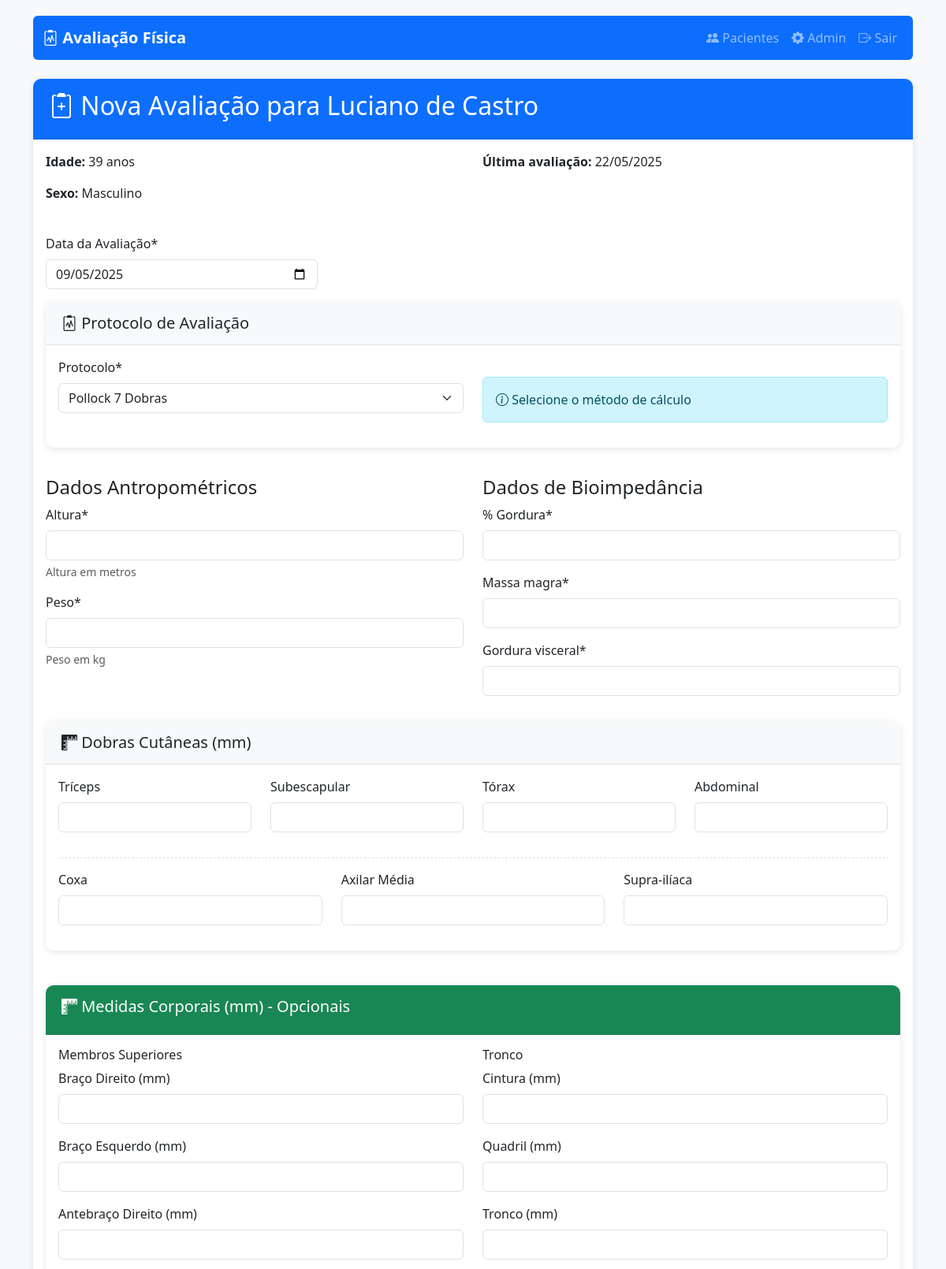
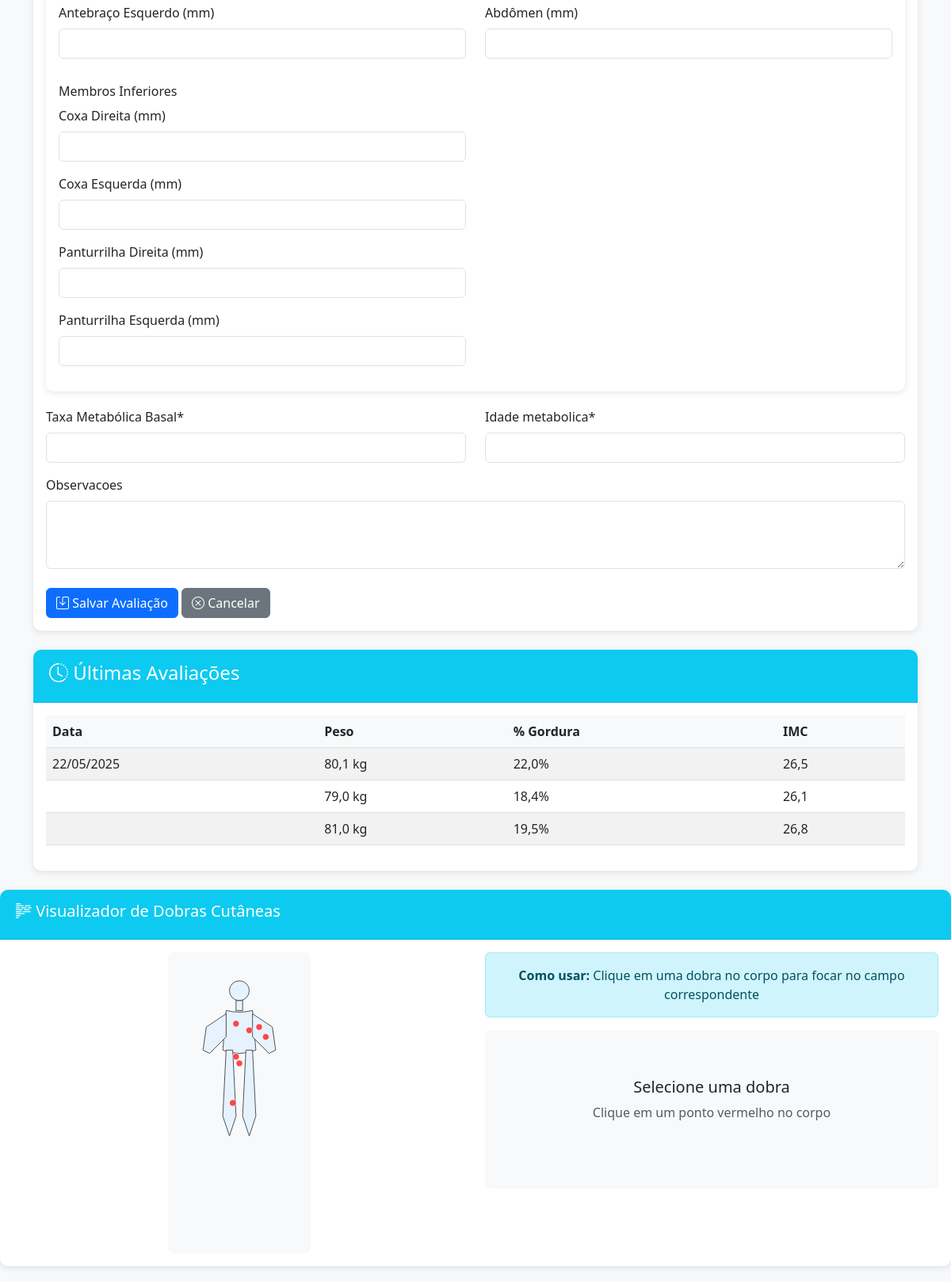
/pacientes/1/avaliacao/nova/ (signed in), run on the app's committed database (2 pictures, top to bottom).
### avaliacao/models.py (models this page shows, shortened)
class Paciente(models.Model):
    SEXO_CHOICES = [('M', 'Masculino'), ('F', 'Feminino')]
    nome = models.CharField(max_length=100)
    sexo = models.CharField(max_length=1, choices=SEXO_CHOICES)
    data_nascimento = models.DateField()
    telefone = models.CharField(max_length=15, blank=True)
    email = models.EmailField(blank=True)
    observacoes = models.TextField(blank=True)
    @property
    def idade(self):
        hoje = date.today()
        return hoje.year - self.data_nascimento.year - (
            (hoje.month, hoje.day) < (self.data_nascimento.month, self.data_nascimento.day)
        )

class Avaliacao(models.Model):
    PROTOCOLOS = [
        ('POLLOCK_7', 'Pollock 7 Dobras'),
        ('FALKNER_4', 'Falkner 4 Dobras'),
    ]
    protocolo = models.CharField(
        max_length=10,
        choices=PROTOCOLOS,
        default='POLLOCK_7'
    )
    paciente = models.ForeignKey(Paciente, on_delete=models.CASCADE, related_name='avaliacoes')
    data_avaliacao = models.DateField()  # Removido o 'default' (agora será obrigatório preencher)
    altura = models.FloatField(help_text="Altura em metros")
    peso = models.FloatField(help_text="Peso em kg")
    percentual_gordura = models.FloatField(verbose_name="% Gordura")
    massa_magra = models.FloatField()
    gordura_visceral = models.IntegerField()
    tmb = models.IntegerField(verbose_name="Taxa Metabólica Basal")
    idade_metabolica = models.IntegerField()
    observacoes = models.TextField(blank=True)
    torax = models.FloatField('Tórax', null=True, blank=True)
    triceps = models.FloatField('Tríceps', null=True, blank=True)
    abdominal = models.FloatField('Abdominal', null=True, blank=True)
    coxa = models.FloatField('Coxa', null=True, blank=True)
    axilar_media = models.FloatField('Axilar Média', null=True, blank=True)
    subescapular = models.FloatField('Subescapular', null=True, blank=True)
    suprailiaca = models.FloatField('Supra-ilíaca', null=True, blank=True)
    braco_direito = models.FloatField('Braço Direito (mm)', null=True, blank=True)
    braco_esquerdo = models.FloatField('Braço Esquerdo (mm)', null=True, blank=True)
    antebraco_direito = models.FloatField('Antebraço Direito (mm)', null=True, blank=True)
    antebraco_esquerdo = models.FloatField('Antebraço Esquerdo (mm)', null=True, blank=True)
    cintura = models.FloatField('Cintura (mm)', null=True, blank=True)
    quadril = models.FloatField('Quadril (mm)', null=True, blank=True)
    tronco = models.FloatField('Tronco (mm)', null=True, blank=True)
    abdomen = models.FloatField('Abdômen (mm)', null=True, blank=True)
    coxa_direita = models.FloatField('Coxa Direita (mm)', null=True, blank=True)
    coxa_esquerda = models.FloatField('Coxa Esquerda (mm)', null=True, blank=True)
    panturrilha_direita = models.FloatField('Panturrilha Direita (mm)', null=True, blank=True)
    panturrilha_esquerda = models.FloatField('Panturrilha Esquerda (mm)', null=True, blank=True)
    class Meta:
        ordering = ['-data_avaliacao']
    @property
    def imc(self):
        return self.peso / (self.altura ** 2)

### avaliacao/views.py (the view)
# urls.py: path('pacientes/<int:paciente_id>/avaliacao/nova/', views.nova_avaliacao, name='nova_avaliacao'),
@login_required
def nova_avaliacao(request, paciente_id):
    paciente = get_object_or_404(Paciente, pk=paciente_id)
    if request.method == 'POST':
        print("Dados recebidos:", request.POST)  # Debug: imprime os dados do formulário
        form = AvaliacaoForm(request.POST)
        if form.is_valid():
            avaliacao = form.save(commit=False)
            avaliacao.paciente = paciente
            if avaliacao.protocolo and any([
                avaliacao.triceps, avaliacao.subescapular,
                avaliacao.torax, avaliacao.abdominal,
                avaliacao.coxa, avaliacao.axilar_media,
                avaliacao.suprailiaca
            ]):
                soma_dobras = sum([
                    avaliacao.triceps or 0,
                    avaliacao.subescapular or 0,
                    avaliacao.torax or 0,
                    avaliacao.abdominal or 0,
                    avaliacao.coxa or 0,
                    avaliacao.axilar_media or 0,
                    avaliacao.suprailiaca or 0
                ])
                percentual, _ = calcular_gordura(
                soma_dobras if avaliacao.protocolo == 'POLLOCK_7' else (avaliacao.triceps + avaliacao.subescapular + avaliacao.torax + avaliacao.abdominal),
                paciente.idade,
                paciente.sexo,
                avaliacao.protocolo
                )
                avaliacao.percentual_gordura = percentual
            avaliacao.save()
            return redirect('avaliacao:historico_avaliacoes', paciente_id=paciente.id)
        else:
            print("Erros do formulário:", form.errors.as_json())  # Debug: imprime os erros do formulário
    else:
        form = AvaliacaoForm()
    return render(request, 'avaliacao/form_avaliacao.html', {
        'form': form,
        'paciente': paciente,
        'avaliacoes_anteriores': Avaliacao.objects.filter(paciente=paciente).order_by('-data_avaliacao')[:3],
        'titulo': f'Nova Avaliação - {paciente.nome}'
    })

### avaliacao/templates/avaliacao/form_avaliacao.html (shortened to what this page needs)
{% extends 'avaliacao/base.html' %}
{% load crispy_forms_tags %}
{% block content %}
<div class="card mb-4">
    <div class="card-header bg-primary text-white">
        <h2>
            <i class="bi bi-clipboard2-plus"></i>
            Nova Avaliação para {{ paciente.nome }}
        </h2>
    </div>
    <div class="card-body">
        <div class="row mb-4">
            <div class="col-md-6">
                <p><strong>Idade:</strong> {{ paciente.idade }} anos</p>
                <p><strong>Sexo:</strong> {{ paciente.get_sexo_display }}</p>
            </div>
            <div class="col-md-6">
                <p><strong>Última avaliação:</strong>
                   {% if avaliacoes_anteriores %}
                       {{ avaliacoes_anteriores.0.data_avaliacao|date:"d/m/Y" }}
                   {% else %}
                       Nenhuma avaliação anterior
                   {% endif %}
                </p>
            </div>
        </div>
        <form method="post">
            <div class="row mb-3">
                <div class="col-md-4">
                    <label for="id_data_avaliacao" class="form-label">Data da Avaliação*</label>
                    <input type="date"
                           name="data_avaliacao"
                           id="id_data_avaliacao"
                           class="form-control {% if form.data_avaliacao.errors %}is-invalid{% endif %}"
                           value="{{ form.data_avaliacao.value|date:'Y-m-d' }}"
                           required>
                </div>
            </div>
            <div class="row mb-3">
                <div class="col-md-12">
                    <div class="card">
                        <div class="card-header bg-light">
                            <h5 class="mb-0">
                                <i class="bi bi-clipboard2-pulse"></i> Protocolo de Avaliação
                            </h5>
                        </div>
                        <div class="card-body">
                            <div class="row">
                                <div class="col-md-6">
                                    {{ form.protocolo|as_crispy_field }}
                                </div>
                                <div class="col-md-6">
                                    <div class="alert alert-info mt-md-4">
                                        <i class="bi bi-info-circle"></i> Selecione o método de cálculo
                                    </div>
                                </div>
                            </div>
                        </div>
                    </div>
                </div>
            </div>
            <div class="row">
                <div class="col-md-6">
                    <h4>Dados Antropométricos</h4>
                    {{ form.altura|as_crispy_field }}
                    {{ form.peso|as_crispy_field }}
                </div>
                <div class="col-md-6">
                    <h4>Dados de Bioimpedância</h4>
                    {{ form.percentual_gordura|as_crispy_field }}
                    {{ form.massa_magra|as_crispy_field }}
                    {{ form.gordura_visceral|as_crispy_field }}
                </div>
            </div>
            <div class="row mt-3">
                <div class="col-md-12">
                    <div class="card">
                        <div class="card-header bg-light">
                            <h5 class="mb-0">
                                <i class="bi bi-rulers"></i> Dobras Cutâneas (mm)
                            </h5>
                        </div>
                        <div class="card-body">
                            <div class="row">
                                <div class="col-md-3">
                                    {{ form.triceps|as_crispy_field }}
                                </div>
                                <div class="col-md-3">
                                    {{ form.subescapular|as_crispy_field }}
                                </div>
                                <div class="col-md-3">
                                    {{ form.torax|as_crispy_field }}
                                </div>
                                <div class="col-md-3">
                                    {{ form.abdominal|as_crispy_field }}
                                </div>
                            </div>
                            <div id="pollock-extra-fields" style="display: none;">
                                <div class="row mt-3">
                                    <div class="col-md-4">
                                        {{ form.coxa|as_crispy_field }}
                                    </div>
                                    <div class="col-md-4">
                                        {{ form.axilar_media|as_crispy_field }}
                                    </div>
                                    <div class="col-md-4">
                                        {{ form.suprailiaca|as_crispy_field }}
                                    </div>
                                </div>
                            </div>
                        </div>
                    </div>
                </div>
            </div>
            <div class="card mt-4">
                <div class="card-header bg-success text-white">
                    <h5><i class="bi bi-rulers"></i> Medidas Corporais (mm) - Opcionais</h5>
                </div>
                <div class="card-body">
                    <div class="row">
                        <div class="col-md-6">
                            <h6>Membros Superiores</h6>
                            {{ form.braco_direito|as_crispy_field }}
                            {{ form.braco_esquerdo|as_crispy_field }}
                            {{ form.antebraco_direito|as_crispy_field }}
                            {{ form.antebraco_esquerdo|as_crispy_field }}
                        </div>
                        <div class="col-md-6">
                            <h6>Tronco</h6>
                            {{ form.cintura|as_crispy_field }}
                            {{ form.quadril|as_crispy_field }}
                            {{ form.tronco|as_crispy_field }}
                            {{ form.abdomen|as_crispy_field }}
                        </div>
                    </div>
                    <div class="row mt-3">
                        <div class="col-md-6">
                            <h6>Membros Inferiores</h6>
                            {{ form.coxa_direita|as_crispy_field }}
                            {{ form.coxa_esquerda|as_crispy_field }}
                            {{ form.panturrilha_direita|as_crispy_field }}
                            {{ form.panturrilha_esquerda|as_crispy_field }}
                        </div>
                    </div>
                </div>
            </div>
            <div class="row mt-3">
                <div class="col-md-6">
                    {{ form.tmb|as_crispy_field }}
                </div>
                <div class="col-md-6">
                    {{ form.idade_metabolica|as_crispy_field }}
                </div>
            </div>
            {{ form.observacoes|as_crispy_field }}
            <div class="mt-4">
                <button type="submit" class="btn btn-primary">
                    <i class="bi bi-save"></i> Salvar Avaliação
                </button>
                <a href="{% url 'avaliacao:lista_pacientes' %}" class="btn btn-secondary">
                    <i class="bi bi-x-circle"></i> Cancelar
                </a>
            </div>
        </form>
    </div>
</div>
{% if avaliacoes_anteriores %}
<div class="card">
    <div class="card-header bg-info text-white">
        <h4><i class="bi bi-clock-history"></i> Últimas Avaliações</h4>
    </div>
    <div class="card-body">
        <div class="table-responsive">
            <table class="table table-striped">
                <thead>
                    <tr>
                        <th>Data</th>
                        <th>Peso</th>
                        <th>% Gordura</th>
                        <th>IMC</th>
                    </tr>
                </thead>
                <tbody>
                    {% for av in avaliacoes_anteriores %}
                    <tr>
                        <td>{{ av.data_avaliacao|date:"d/m/Y" }}</td>
                        <td>{{ av.peso }} kg</td>
                        <td>{{ av.percentual_gordura }}%</td>
                        <td>{{ av.imc|floatformat:1 }}</td>
                    </tr>
                    {% endfor %}
                </tbody>
            </table>
        </div>
    </div>
</div>
{% endif %}
{% endblock %}
{% block extra_js %}
<div class="card mt-4">
    <div class="card-header bg-info text-white">
        <h5><i class="bi bi-body-text"></i> Visualizador de Dobras Cutâneas</h5>
    </div>
    <div class="card-body text-center">
        <div class="row">
            <div class="col-md-6">
                <svg id="body-male" width="180" height="400" viewBox="0 0 180 400"
                     style="display: {% if paciente.sexo == 'M' %}block{% else %}none{% endif %};">
                    <circle cx="90" cy="30" r="15" fill="#e6f3ff" stroke="#333"/>
                    <rect x="85" y="45" width="10" height="15" fill="#e6f3ff" stroke="#333"/>
                    <path d="M70,60 Q90,65 110,60 L115,120 Q90,130 65,120 Z" fill="#e6f3ff" stroke="#333"/>
                    <path d="M110,65 L140,85 L145,120 L135,125 L110,100 Z" fill="#e6f3ff" stroke="#333"/>
                    <path d="M70,65 L40,85 L35,120 L45,125 L70,100 Z" fill="#e6f3ff" stroke="#333"/>
                    <path d="M80,120 L85,220 L75,250 L65,220 L70,120 Z" fill="#e6f3ff" stroke="#333"/>
                    <path d="M100,120 L95,220 L105,250 L115,220 L110,120 Z" fill="#e6f3ff" stroke="#333"/>
                    <circle id="male-triceps" cx="130" cy="100" r="5" fill="red" opacity="0.7" data-dobra="triceps" style="cursor:pointer"/>
                    <circle id="male-subescapular" cx="85" cy="80" r="5" fill="red" opacity="0.7" data-dobra="subescapular" style="cursor:pointer"/>
                    <circle id="male-torax" cx="105" cy="90" r="5" fill="red" opacity="0.7" data-dobra="torax" style="cursor:pointer"/>
                    <circle id="male-abdominal" cx="90" cy="140" r="5" fill="red" opacity="0.7" data-dobra="abdominal" style="cursor:pointer"/>
                    <circle id="male-coxa" cx="80" cy="200" r="5" fill="red" opacity="0.7" data-dobra="coxa" style="cursor:pointer"/>
                    <circle id="male-axilar" cx="120" cy="85" r="5" fill="red" opacity="0.7" data-dobra="axilar_media" style="cursor:pointer"/>
                    <circle id="male-suprailiaca" cx="85" cy="130" r="5" fill="red" opacity="0.7" data-dobra="suprailiaca" style="cursor:pointer"/>
                </svg>
            </div>
            <div class="col-md-6">
                <div class="alert alert-info">
                    <strong>Como usar:</strong> Clique em uma dobra no corpo para focar no campo correspondente
                </div>
                <div id="dobra-info" class="mt-3 p-3 bg-light rounded">
                    <h5 id="dobra-nome" class="text-center">Selecione uma dobra</h5>
                    <p id="dobra-descricao" class="text-muted text-center">Clique em um ponto vermelho no corpo</p>
                </div>
            </div>
        </div>
    </div>
</div>
{% endblock %}

### data on the page
Paciente: nome "Luciano de Castro", idade "39", sexo "Masculino"
Avaliacao: data_avaliacao "22/05/2025", peso "80,1", percentual_gordura "22,0", imc "26,5"
Avaliacao: peso "79,0", percentual_gordura "18,4", imc "26,1"
Avaliacao: peso "81,0", percentual_gordura "19,5", imc "26,8"
